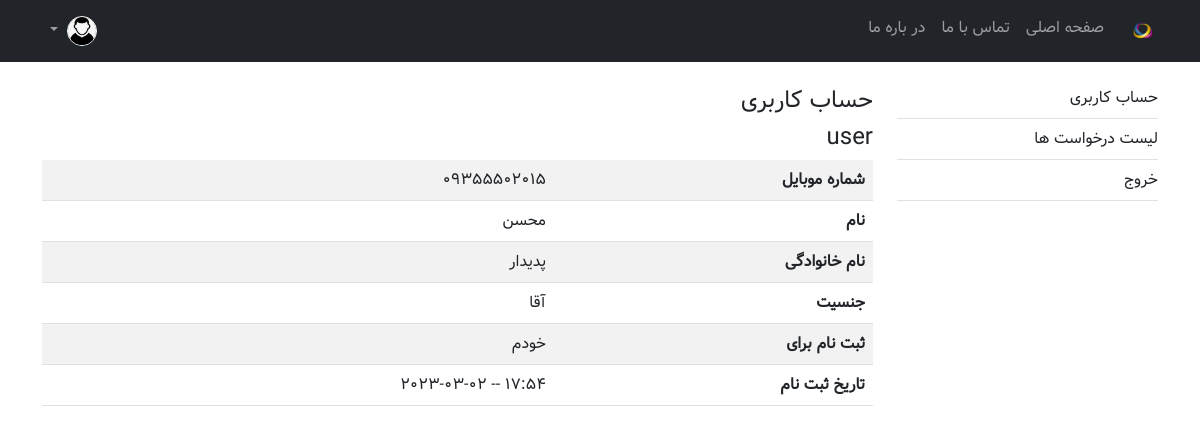
/myadmin/dashboard/ (signed in), run on an earlier commit of the app's database.
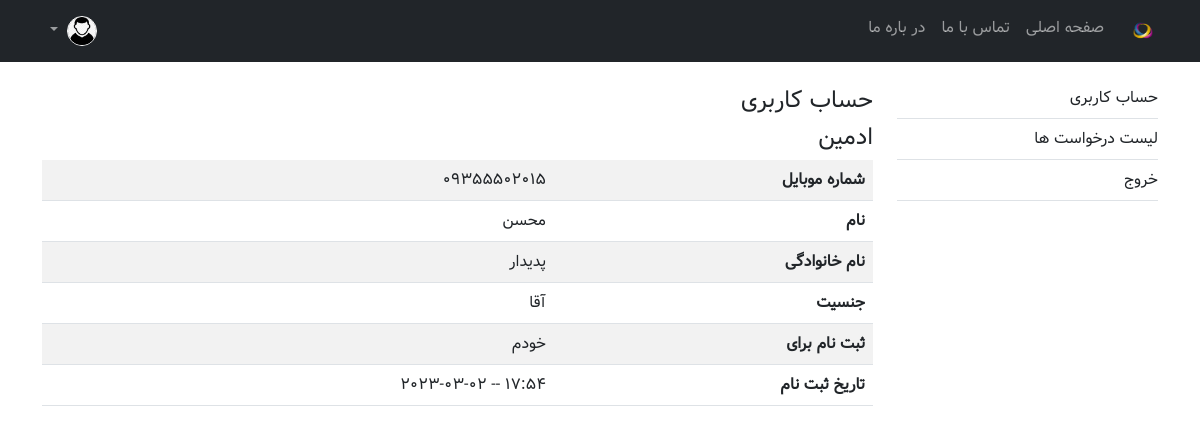
And on a later commit of the database.
### account/models.py (models this page shows, shortened)
class User(AbstractBaseUser):
    PHONE_REGEX = RegexValidator(
        regex=r"^09\d{9}$", message="شماره موبایل اشتباه میباشد")
    phone = models.CharField(
        "شماره موبایل", max_length=11, unique=True, validators=[PHONE_REGEX])
    first_name = models.CharField("نام", max_length=100)
    last_name = models.CharField("نام خانوادگی", max_length=100)
    gender = models.CharField("جنسیت", max_length=1,
                              choices=GENDER_CHOICES, default="1")
    register_for = models.CharField(
        "ثبت نام برای", max_length=1, choices=REGISTER_FOR_CHOICES, default="1")
    is_active = models.BooleanField("فعال", default=True)
    is_superuser = models.BooleanField("ابرکاربر", default=False)  # superuser
    is_admin = models.BooleanField("رابط", default=False)  # connector
    is_staff = models.BooleanField("کارشناس", default=False)  # expert
    joined_date = models.DateTimeField("تاریخ ثبت نام", auto_now_add=True)
    last_login = models.DateTimeField("تاریخ آخرین ورود", auto_now=True)
    objects = UserManager()
    USERNAME_FIELD = "phone"
    def get_role(self):
        if self.is_superuser:
            return 'ادمین'
        if self.is_admin:
            return 'رابط'
        if self.is_staff:
            return 'کارشناس'
        return 'user'
    class Meta:
        db_table = "users"
        managed = True
        verbose_name = "کاربر"
        verbose_name_plural = "کاربران"

### myadmin/views.py (the view)
# urls.py: path('myadmin/dashboard/', dashboard_view, name='dashboard'),
def dashboard_view(request):
    template_name = "myadmin/dashboard.html"
    template_title = "پنل مدیریت"
    context = {
        'template_title': template_title,
    }
    return render(request, template_name, context)

### myadmin/templatetags/myadmin_tags.py (called while the page is built)
@register.simple_tag
def get_verbose(instance, field_name):
    return instance._meta.get_field(field_name).verbose_name.title()

### templates/myadmin/dashboard.html (shortened to what this page needs)
{% extends "myadmin.html" %}
{% load static %}
{% load myadmin_tags %}
{% block dashboard_content %}
<h4>حساب کاربری</h4>
<h4>{{ user.get_role }}</h4>
<table class="table table-striped table-responsive">
  <tr>
    <th>{% get_verbose user "phone" %}</th>
    <td>{{ user.phone }}</td>
  </tr>
  <tr>
    <th>{% get_verbose user "first_name" %}</th>
    <td>{{ user.first_name }}</td>
  </tr>
  <tr>
    <th>{% get_verbose user "last_name" %}</th>
    <td>{{ user.last_name }}</td>
  </tr>
  <tr>
    <th>{% get_verbose user "gender" %}</th>
    <td>{{ user.get_gender_display }}</td>
  </tr>
  <tr>
    <th>{% get_verbose user "register_for" %}</th>
    <td>{{ user.get_register_for_display }}</td>
  </tr>
  <tr>
    <th>{% get_verbose user "joined_date" %}</th>
    <td>{{ user.joined_date|date:"H:i -- Y-m-d" }}</td>
  </tr>
</table>
{% endblock dashboard_content %}

What changed in the data, as far as the page shows it:
changed User "محسن": get_role "user" → "ادمین"
